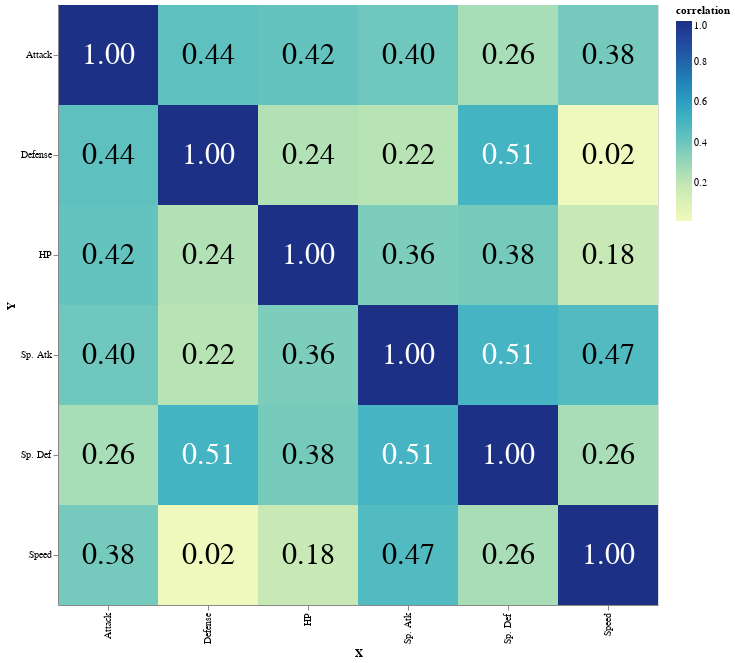

Notebook code cell kept with this figure:
### Markdown cell above
# Correlation between the numerical variables

### Code cell
df_num = df.drop(["#", "Name", "Type 1", "Type 2", "Generation", "Total", "Legendary"], 1)

corrMatrix = df_num.corr(
method = 'pearson').reset_index().melt('index') #pearson correlation
corrMatrix.columns = ['X', 'Y', 'correlation']

base = alt.Chart(corrMatrix).encode(
    x='X',
    y='Y',
).properties(
    width=alt.Step(100),
    height=alt.Step(100)
)

rects = base.mark_rect().encode(
    color='correlation'
)

text = base.mark_text(
    size=30
).encode(
    text=alt.Text('correlation', format=".2f"),
    color=alt.condition(
#if the correlation is higher than 0.5, the number um the chart will be white else black
        "datum.correlation > 0.5", 
        alt.value('white'),
        alt.value('black')
    )
)

rects + text

### Figure 1 — Vega-Lite specification as saved in the notebook (floating-point values rounded to 4 significant figures)
{"config": {"view": {"continuousWidth": 400, "continuousHeight": 300}}, "layer": [{"mark": "rect", "encoding": {"color": {"field": "correlation", "type": "quantitative"}, "x": {"field": "X", "type": "nominal"}, "y": {"field": "Y", "type": "nominal"}}, "height": {"step": 100}, "width": {"step": 100}}, {"mark": {"type": "text", "size": 30}, "encoding": {"color": {"condition": {"value": "white", "test": "datum.correlation > 0.5"}, "value": "black"}, "text": {"field": "correlation", "format": ".2f", "type": "quantitative"}, "x": {"field": "X", "type": "nominal"}, "y": {"field": "Y", "type": "nominal"}}, "height": {"step": 100}, "width": {"step": 100}}], "data": {"name": "data-6fd091ff18abc6871cfafa76f579ba69"}, "$schema": "https://vega.github.io/schema/vega-lite/v4.17.0.json", "datasets": {"data-6fd091ff18abc6871cfafa76f579ba69": [{"X": "HP", "Y": "HP", "correlation": 1.0}, {"X": "Attack", "Y": "HP", "correlation": 0.4224}, {"X": "Defense", "Y": "HP", "correlation": 0.2396}, {"X": "Sp. Atk", "Y": "HP", "correlation": 0.3624}, {"X": "Sp. Def", "Y": "HP", "correlation": 0.3787}, {"X": "Speed", "Y": "HP", "correlation": 0.176}, {"X": "HP", "Y": "Attack", "correlation": 0.4224}, {"X": "Attack", "Y": "Attack", "correlation": 1.0}, {"X": "Defense", "Y": "Attack", "correlation": 0.4387}, {"X": "Sp. Atk", "Y": "Attack", "correlation": 0.3964}, {"X": "Sp. Def", "Y": "Attack", "correlation": 0.264}, {"X": "Speed", "Y": "Attack", "correlation": 0.3812}, {"X": "HP", "Y": "Defense", "correlation": 0.2396}, {"X": "Attack", "Y": "Defense", "correlation": 0.4387}, {"X": "Defense", "Y": "Defense", "correlation": 1.0}, {"X": "Sp. Atk", "Y": "Defense", "correlation": 0.2235}, {"X": "Sp. Def", "Y": "Defense", "correlation": 0.5107}, {"X": "Speed", "Y": "Defense", "correlation": 0.01523}, {"X": "HP", "Y": "Sp. Atk", "correlation": 0.3624}, {"X": "Attack", "Y": "Sp. Atk", "correlation": 0.3964}, {"X": "Defense", "Y": "Sp. Atk", "correlation": 0.2235}, {"X": "Sp. Atk", "Y": "Sp. Atk", "correlation": 1.0}, {"X": "Sp. Def", "Y": "Sp. Atk", "correlation": 0.5061}, {"X": "Speed", "Y": "Sp. Atk", "correlation": 0.473}, {"X": "HP", "Y": "Sp. Def", "correlation": 0.3787}, {"X": "Attack", "Y": "Sp. Def", "correlation": 0.264}, {"X": "Defense", "Y": "Sp. Def", "correlation": 0.5107}, {"X": "Sp. Atk", "Y": "Sp. Def", "correlation": 0.5061}, {"X": "Sp. Def", "Y": "Sp. Def", "correlation": 1.0}, {"X": "Speed", "Y": "Sp. Def", "correlation": 0.2591}, {"X": "HP", "Y": "Speed", "correlation": 0.176}, {"X": "Attack", "Y": "Speed", "correlation": 0.3812}, {"X": "Defense", "Y": "Speed", "correlation": 0.01523}, {"X": "Sp. Atk", "Y": "Speed", "correlation": 0.473}, {"X": "Sp. Def", "Y": "Speed", "correlation": 0.2591}, {"X": "Speed", "Y": "Speed", "correlation": 1.0}]}}
